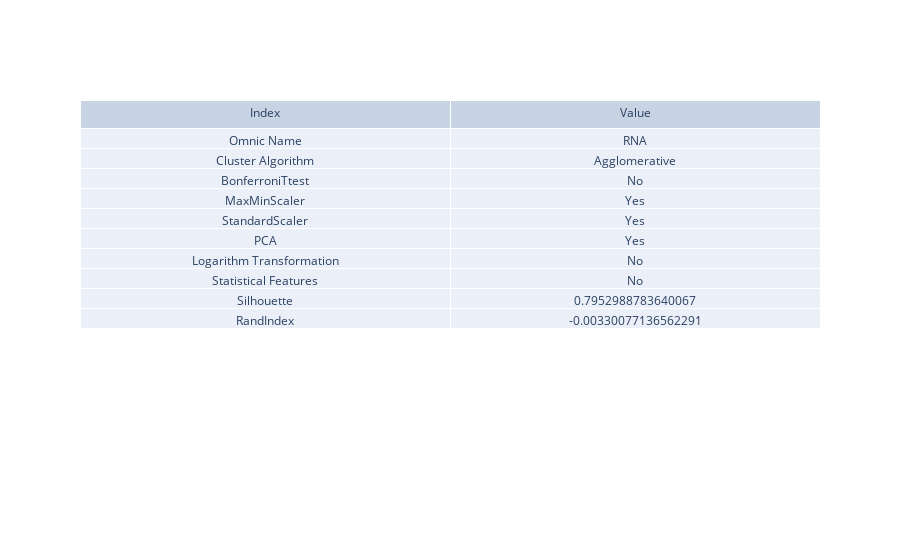
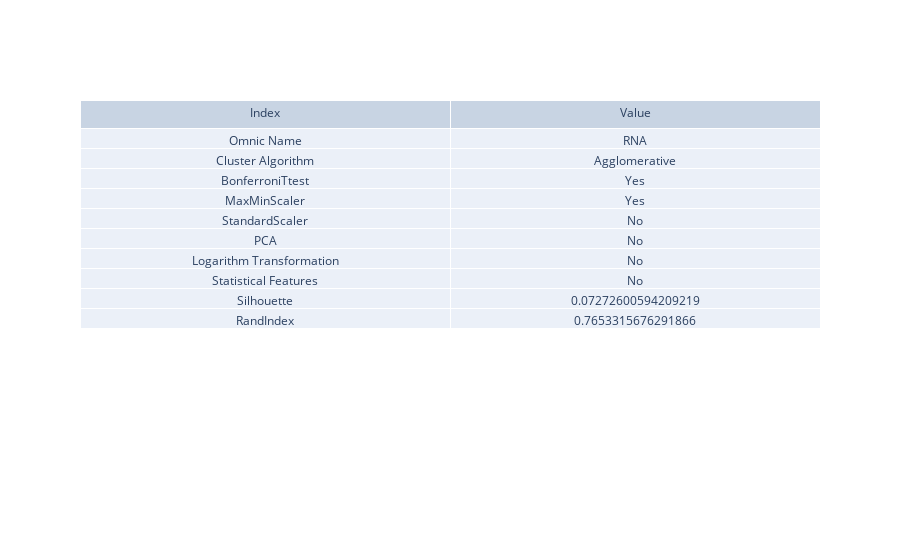

Notebook source saved alongside these figures, in order:
### Code cell
plot_best_score(my_record.maxSilhouette())
plot_best_score(my_record.maxRandIndex())

### Figure 1 — Plotly figure (JSON) as saved in the notebook; plotly's stock layout.template omitted (floating-point values rounded to 4 significant figures)
{"data": [{"cells": {"values": [["Omnic Name", "Cluster Algorithm", "BonferroniTtest", "MaxMinScaler", "StandardScaler", "PCA", "Logarithm Transformation", "Statistical Features", "Silhouette", "RandIndex"], ["RNA", "Agglomerative", "No", "Yes", "Yes", "Yes", "No", "No", 0.7953, -0.003301]]}, "header": {"values": ["Index", "Value"]}, "type": "table"}], "layout": {}}

### Figure 2 — Plotly figure (JSON) as saved in the notebook; plotly's stock layout.template omitted (floating-point values rounded to 4 significant figures)
{"data": [{"cells": {"values": [["Omnic Name", "Cluster Algorithm", "BonferroniTtest", "MaxMinScaler", "StandardScaler", "PCA", "Logarithm Transformation", "Statistical Features", "Silhouette", "RandIndex"], ["RNA", "Agglomerative", "Yes", "Yes", "No", "No", "No", "No", 0.07273, 0.7653]]}, "header": {"values": ["Index", "Value"]}, "type": "table"}], "layout": {}}
